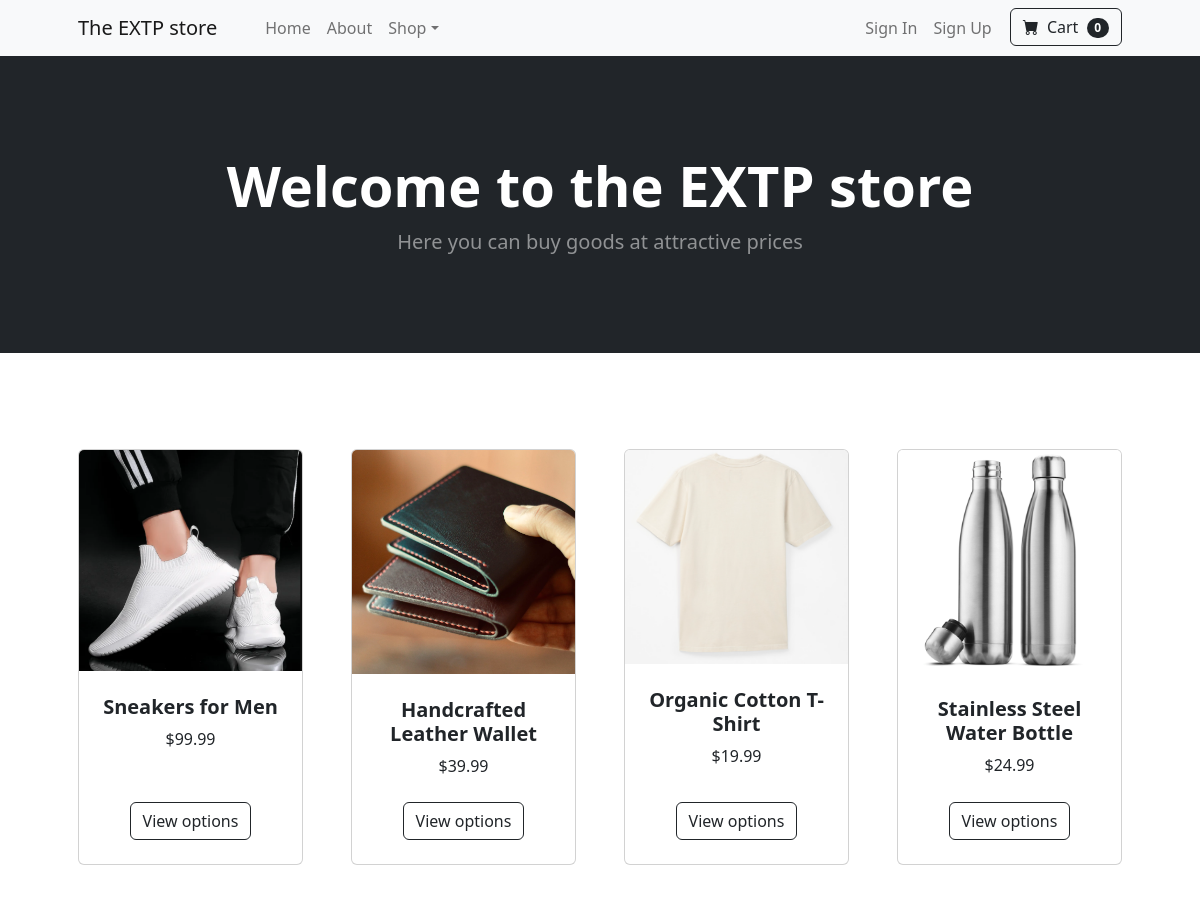
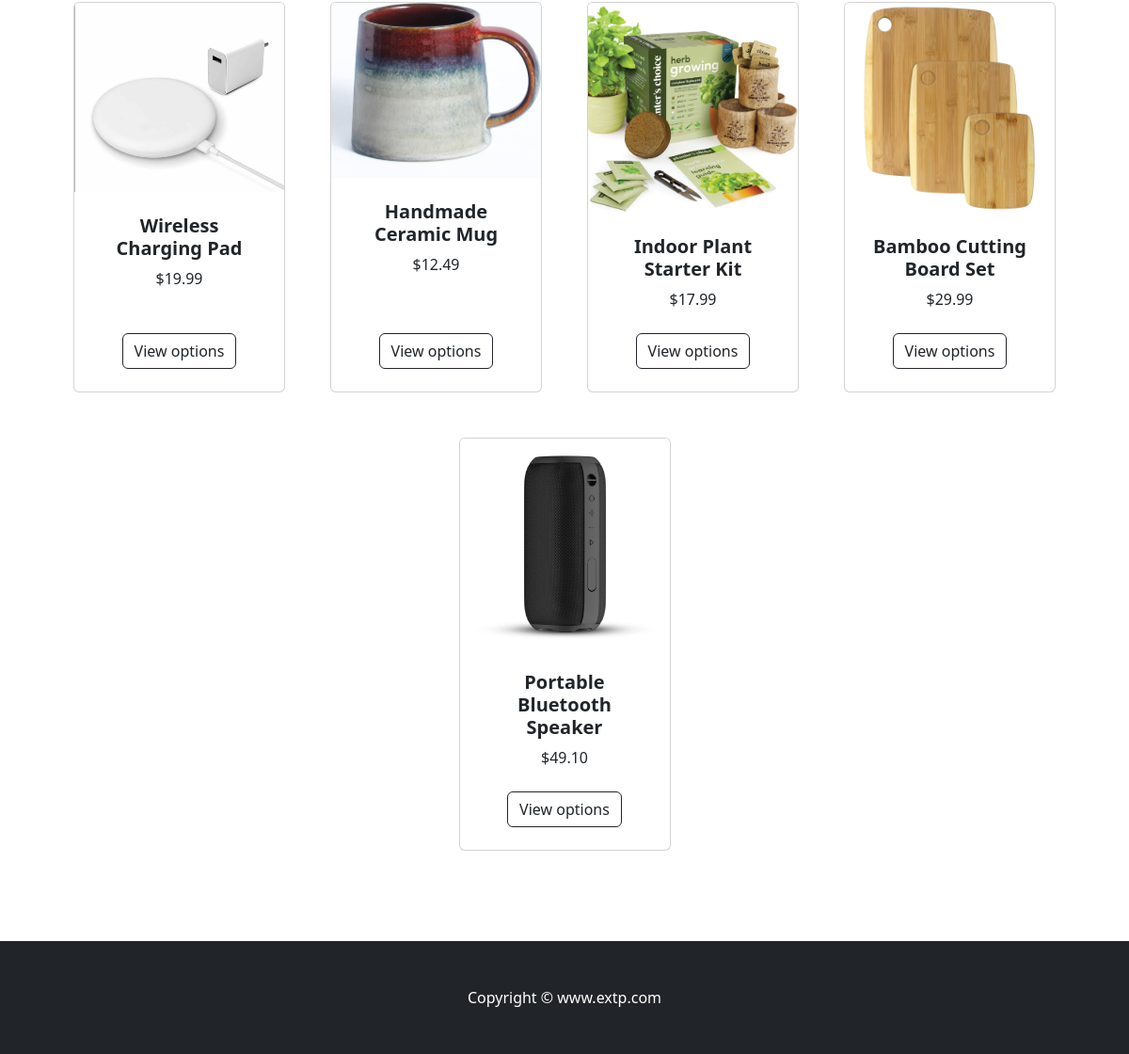
The page / on the database its author committed (2 pictures, top to bottom).
### ecommerce/models.py (models this page shows, shortened)
class Product(models.Model):
    product_name = models.CharField(max_length=100)
    category = models.ForeignKey(Category, on_delete=models.SET_NULL, blank=True, null=True)
    description = models.TextField()
    image = models.ImageField(upload_to='product_images/', blank=True, null=True)
    created_at = models.DateTimeField(auto_now_add=True)
    price = models.DecimalField(max_digits=6, decimal_places=2)

### ecommerce/views.py (the view)
# urls.py: 2. Add a URL to urlpatterns:  path('', views.home, name='home')
def home(request):
    products = models.Product.objects.all
    return render(request, 'ecommerce/home.html', {'products': products})

### templates/ecommerce/home.html (shortened to what this page needs)
{% extends "base.html" %}
{% block content %}
<header class="bg-dark py-5">
    <div class="container px-4 px-lg-5 my-5">
        <div class="text-center text-white">
            <h1 class="display-4 fw-bolder">Welcome to the EXTP store</h1>
            <p class="lead fw-normal text-white-50 mb-0">Here you can buy goods at attractive prices</p>
        </div>
    </div>
</header>
<section class="py-5">
    <div class="container px-4 px-lg-5 mt-5">
        <div class="row gx-4 gx-lg-5 row-cols-2 row-cols-md-3 row-cols-xl-4 justify-content-center">
            {% for product in products %}
            <div class="col mb-5">
                <div class="card h-100">
                    <img class="card-img-top" src="{{ product.image.url }} "alt="..." />
                    <div class="card-body p-4">
                        <div class="text-center">
                            <h5 class="fw-bolder">{{product.product_name}}</h5>
                            ${{product.price}}
                        </div>
                    </div>
                    <div class="card-footer p-4 pt-0 border-top-0 bg-transparent">
                        <div class="text-center"><a class="btn btn-outline-dark mt-auto" href="{% url 'ecommerce:product_detail' product.id %}">View options</a></div>
                    </div>
                </div>
            </div>
            {% endfor %}
        </div>
    </div>
</section>
{% endblock %}

### rows shown on the page
Product: image (picture), product_name "Sneakers for Men", price "99.99"
Product: image (picture), product_name "Handcrafted Leather Wallet", price "39.99"
Product: image (picture), product_name "Organic Cotton T-Shirt", price "19.99"
Product: image (picture), product_name "Stainless Steel Water Bottle", price "24.99"
Product: image (picture), product_name "Wireless Charging Pad", price "19.99"
Product: image (picture), product_name "Handmade Ceramic Mug", price "12.49"
Product: image (picture), product_name "Indoor Plant Starter Kit", price "17.99"
Product: image (picture), product_name "Bamboo Cutting Board Set", price "29.99"
Product: image (picture), product_name "Portable Bluetooth Speaker", price "49.10"
